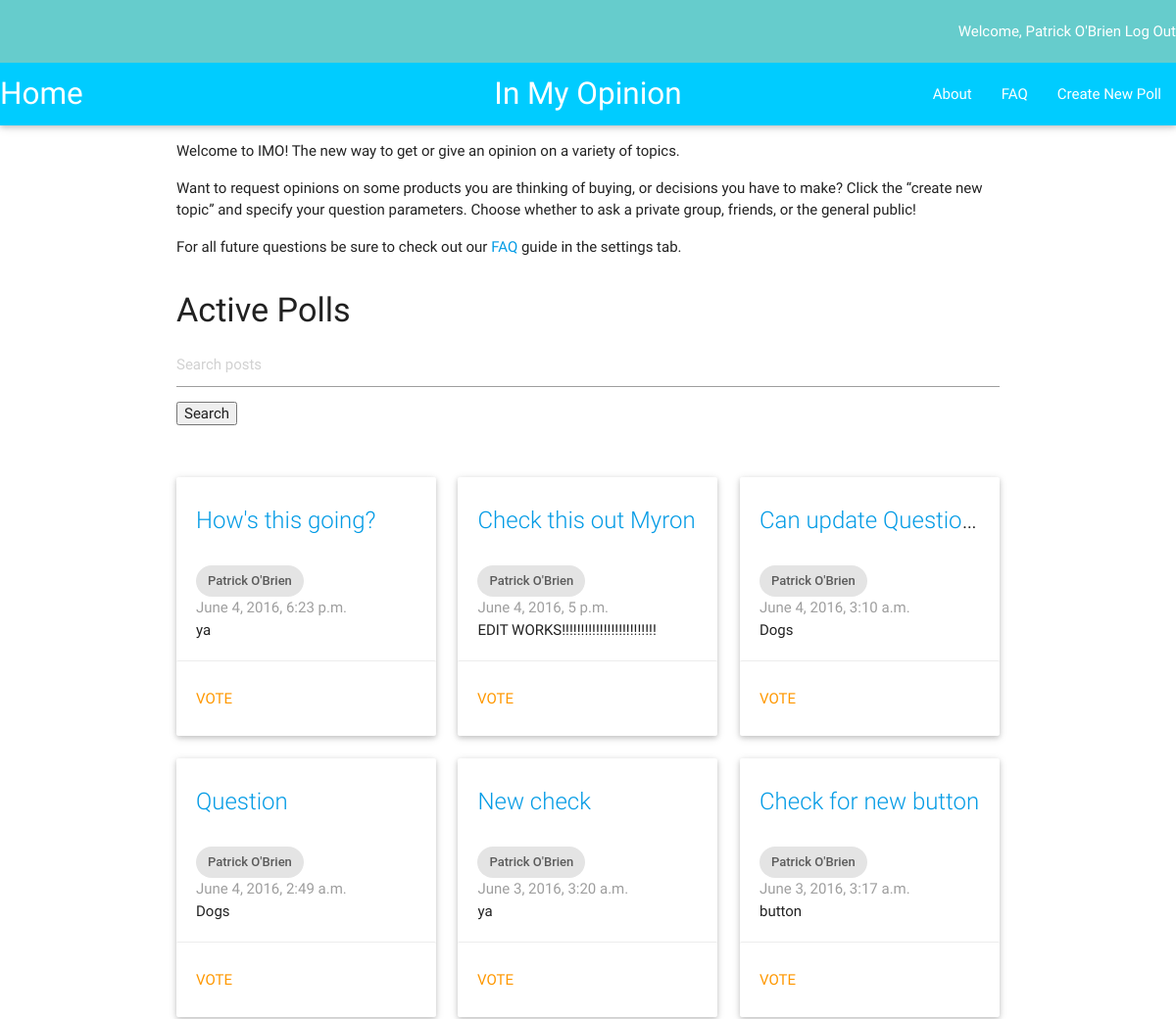
The page /imo_app/ (signed in, upper part) on the database as committed earlier.
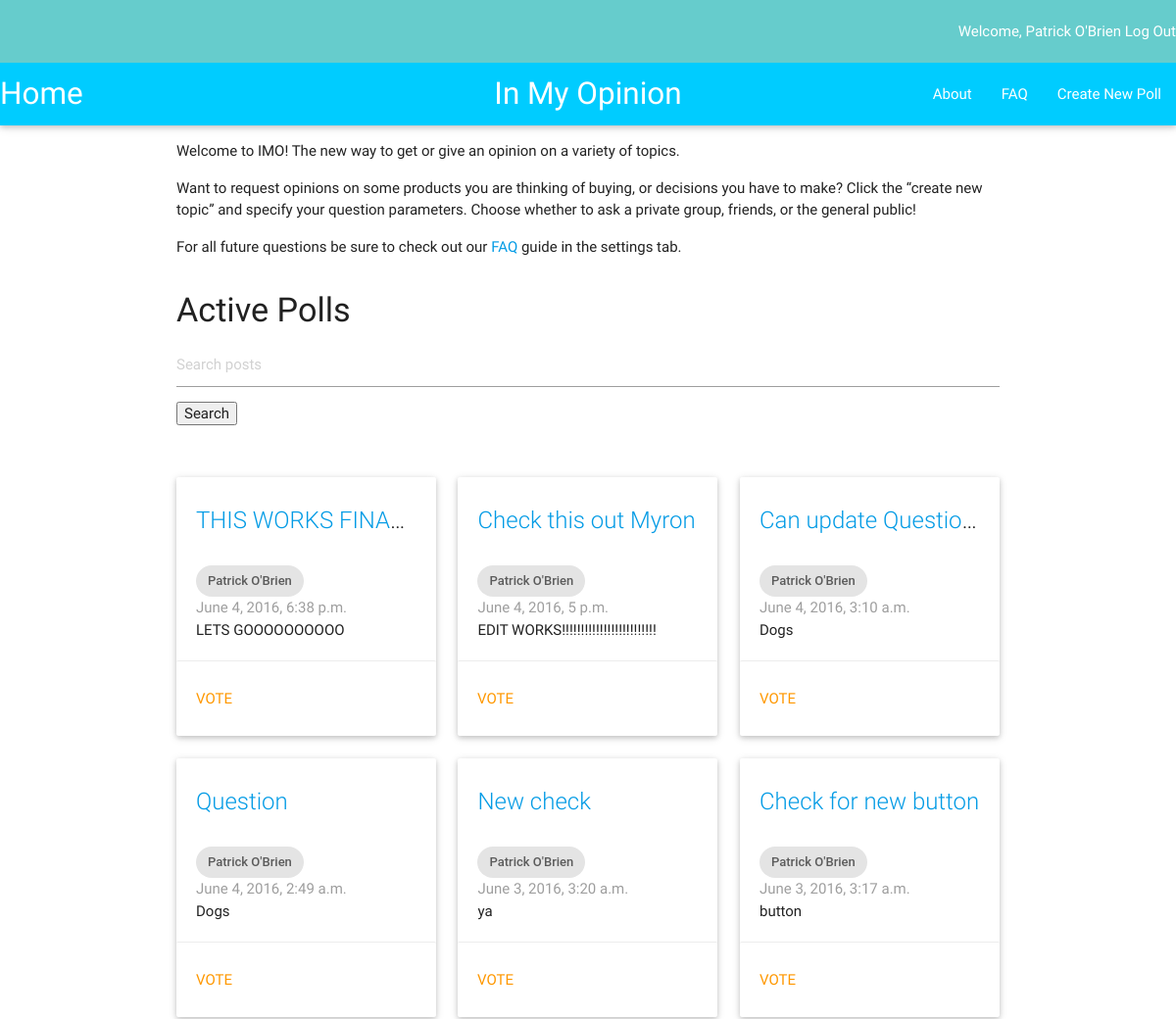
The same page on the database as committed later.
### imo_app/models.py (models this page shows, shortened)
class Question(models.Model):
    author = models.ForeignKey(UserProfile, on_delete=models.CASCADE)
    question_text = models.CharField(max_length=200)
    description = models.TextField(default = '')
    pub_date = models.DateTimeField('date published')
    choice1 = models.CharField(null=True, blank=True, default = '', max_length = 200)
    image1 = models.ImageField(null=True, blank=True)
    choice2 = models.CharField(null=True, blank=True, default = '', max_length = 200)
    image2 = models.ImageField(null=True, blank=True)
    choice3 = models.CharField(null=True, blank=True, default = '', max_length = 200)
    image3 = models.ImageField(null=True, blank=True)
    total_votes = models.IntegerField(default = 1.0)
    class Meta:
        ordering = ['-pub_date']

class UserProfile(models.Model):
    user = models.OneToOneField(User)

### imo_app/views.py (the view, shortened to what this page needs)
def index(request):
    q_list = Question.objects.all()
    query = request.GET.get("q")
    paginator = Paginator(q_list, 12) # Show 25 contacts per page
    page = request.GET.get('page')
    try:
        q = paginator.page(page)
    except PageNotAnInteger:
        q = paginator.page(1)
    except EmptyPage:
        q = paginator.page(paginator.num_pages)
    current_user = request.user
    context = {'q_all': q, 'current_user': current_user}
    return render(request, 'imo_app/index.html', context)

### imo_app/templates/imo_app/index.html (shortened to what this page needs)
{% extends "imo_app/base.html" %}
{% block content %}
  <div class="row">
    <div class="col m12">
      <p>Welcome to IMO!  The new way to get or give an opinion on a variety of topics.</p>
      <p>Want to request opinions on some products you are thinking of buying, or decisions you have to make?
        Click the “create new topic” and specify your question parameters.  Choose whether to ask a private group,
        friends, or the general public!</p>
      <p>For all future questions be sure to check out our <a href="faq/">FAQ</a> guide in the settings tab.</p>
    </div>
  </div>
    {% if user.is_authenticated %}
      <h4>Active Polls</h4>
      <div class="row">
        <div class="col m12">
        <form method='GET' action=''>
        <input type='text' name='q' placeholder='Search posts' value='{{ request.GET.q }}' />
        <input type='submit' value='Search' />
        </form>
        <br></br>
      </div>
        {% for i in q_all %}
          <div class="col m4">
            <div class="card" >
              <div class="card-content">
                <span class="card-title truncate"><a href="{% url 'imo_app:detail' i.id %}">{{ i.question_text }}</a></span>
                <br>
                <div class="chip">
                  {{ i.author.user.first_name}} {{ i.author.user.last_name}}
                </div>
                <p class="grey-text">{{ i.pub_date }}</p>
                <p class="truncate">{{ i.description }}</p>
              </div>
              <a href="{% url 'imo_app:detail' i.id %}"><div class="orange-text waves-effect waves-teal card-action btn-flat" style="width:100%; height: 100%">
                Vote
              </div></a>
            </div>
          </div>
        {% endfor %}
        <div class="pagination">
        </div>
      </div>
    {% endif %}
{% endblock content %}

Rows that differ between the two databases and show on the page:
removed Question: question_text "How's this going?", author.user.first_name "Patrick", author.user.last_name "O'Brien", pub_date "June 4, 2016, 6:23 p.m.", description "ya"
added Question: question_text "THIS WORKS FINA…", author.user.first_name "Patrick", author.user.last_name "O'Brien", pub_date "June 4, 2016, 6:38 p.m.", description "LETS GOOOOOOOOOO"
